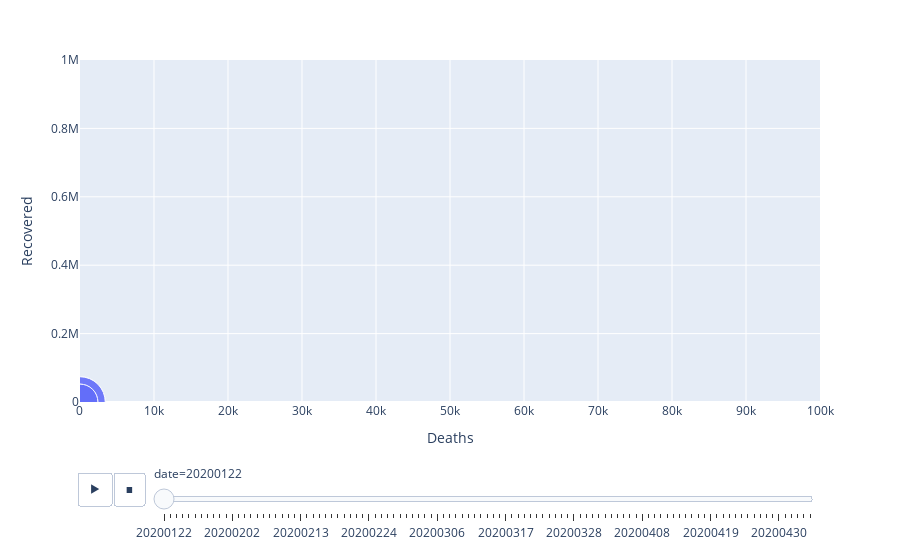

Notebook source saved alongside this figure:
### Code cell
import plotly.express as px
#gapminder = px.data.gapminder()
px.scatter(df, x="Deaths", y="Recovered", animation_frame="date", animation_group="",
           size="Confirmed" , 
           log_x=False, size_max=len(df['Confirmed']), range_x=[1,100000], range_y=[0,1000000])

### Figure 1 — Plotly figure (JSON) as saved in the notebook; plotly's stock layout.template omitted (floating-point values rounded to 4 significant figures; data arrays with more than 128 entries replaced by an {"elided": "..."} marker saying what was removed)
{"data": [{"hovertemplate": "date=20200122<br>Deaths=%{x}<br>Recovered=%{y}<br>Confirmed=%{marker.size}<extra></extra>", "ids": {"elided": "264 str values"}, "legendgroup": "", "marker": {"color": "#636efa", "size": {"elided": "264 int values"}, "sizemode": "area", "sizeref": 0.001567, "symbol": "circle"}, "mode": "markers", "name": "", "showlegend": false, "type": "scatter", "x": {"elided": "264 int values"}, "xaxis": "x", "y": {"elided": "264 int values"}, "yaxis": "y"}], "layout": {"legend": {"itemsizing": "constant", "tracegroupgap": 0}, "margin": {"t": 60}, "sliders": [{"active": 0, "currentvalue": {"prefix": "date="}, "len": 0.9, "pad": {"b": 10, "t": 60}, "steps": [{"args": [["20200122"], {"frame": {"duration": 0, "redraw": false}, "fromcurrent": true, "mode": "immediate", "transition": {"duration": 0, "easing": "linear"}}], "label": "20200122", "method": "animate"}, {"args": [["20200123"], {"frame": {"duration": 0, "redraw": false}, "fromcurrent": true, "mode": "immediate", "transition": {"duration": 0, "easing": "linear"}}], "label": "20200123", "method": "animate"}, {"args": [["20200124"], {"frame": {"duration": 0, "redraw": false}, "fromcurrent": true, "mode": "immediate", "transition": {"duration": 0, "easing": "linear"}}], "label": "20200124", "method": "animate"}, {"args": [["20200125"], {"frame": {"duration": 0, "redraw": false}, "fromcurrent": true, "mode": "immediate", "transition": {"duration": 0, "easing": "linear"}}], "label": "20200125", "method": "animate"}, {"args": [["20200126"], {"frame": {"duration": 0, "redraw": false}, "fromcurrent": true, "mode": "immediate", "transition": {"duration": 0, "easing": "linear"}}], "label": "20200126", "method": "animate"}, {"args": [["20200127"], {"frame": {"duration": 0, "redraw": false}, "fromcurrent": true, "mode": "immediate", "transition": {"duration": 0, "easing": "linear"}}], "label": "20200127", "method": "animate"}, {"args": [["20200128"], {"frame": {"duration": 0, "redraw": false}, "fromcurrent": true, "mode": "immediate", "transition": {"duration": 0, "easing": "linear"}}], "label": "20200128", "method": "animate"}, {"args": [["20200129"], {"frame": {"duration": 0, "redraw": false}, "fromcurrent": true, "mode": "immediate", "transition": {"duration": 0, "easing": "linear"}}], "label": "20200129", "method": "animate"}, {"args": [["20200130"], {"frame": {"duration": 0, "redraw": false}, "fromcurrent": true, "mode": "immediate", "transition": {"duration": 0, "easing": "linear"}}], "label": "20200130", "method": "animate"}, {"args": [["20200131"], {"frame": {"duration": 0, "redraw": false}, "fromcurrent": true, "mode": "immediate", "transition": {"duration": 0, "easing": "linear"}}], "label": "20200131", "method": "animate"}, {"args": [["20200201"], {"frame": {"duration": 0, "redraw": false}, "fromcurrent": true, "mode": "immediate", "transition": {"duration": 0, "easing": "linear"}}], "label": "20200201", "method": "animate"}, {"args": [["20200202"], {"frame": {"duration": 0, "redraw": false}, "fromcurrent": true, "mode": "immediate", "transition": {"duration": 0, "easing": "linear"}}], "label": "20200202", "method": "animate"}, {"args": [["20200203"], {"frame": {"duration": 0, "redraw": false}, "fromcurrent": true, "mode": "immediate", "transition": {"duration": 0, "easing": "linear"}}], "label": "20200203", "method": "animate"}, {"args": [["20200204"], {"frame": {"duration": 0, "redraw": false}, "fromcurrent": true, "mode": "immediate", "transition": {"duration": 0, "easing": "linear"}}], "label": "20200204", "method": "animate"}, {"args": [["20200205"], {"frame": {"duration": 0, "redraw": false}, "fromcurrent": true, "mode": "immediate", "transition": {"duration": 0, "easing": "linear"}}], "label": "20200205", "method": "animate"}, {"args": [["20200206"], {"frame": {"duration": 0, "redraw": false}, "fromcurrent": true, "mode": "immediate", "transition": {"duration": 0, "easing": "linear"}}], "label": "20200206", "method": "animate"}, {"args": [["20200207"], {"frame": {"duration": 0, "redraw": false}, "fromcurrent": true, "mode": "immediate", "transition": {"duration": 0, "easing": "linear"}}], "label": "20200207", "method": "animate"}, {"args": [["20200208"], {"frame": {"duration": 0, "redraw": false}, "fromcurrent": true, "mode": "immediate", "transition": {"duration": 0, "easing": "linear"}}], "label": "20200208", "method": "animate"}, {"args": [["20200209"], {"frame": {"duration": 0, "redraw": false}, "fromcurrent": true, "mode": "immediate", "transition": {"duration": 0, "easing": "linear"}}], "label": "20200209", "method": "animate"}, {"args": [["20200210"], {"frame": {"duration": 0, "redraw": false}, "fromcurrent": true, "mode": "immediate", "transition": {"duration": 0, "easing": "linear"}}], "label": "20200210", "method": "animate"}, {"args": [["20200211"], {"frame": {"duration": 0, "redraw": false}, "fromcurrent": true, "mode": "immediate", "transition": {"duration": 0, "easing": "linear"}}], "label": "20200211", "method": "animate"}, {"args": [["20200212"], {"frame": {"duration": 0, "redraw": false}, "fromcurrent": true, "mode": "immediate", "transition": {"duration": 0, "easing": "linear"}}], "label": "20200212", "method": "animate"}, {"args": [["20200213"], {"frame": {"duration": 0, "redraw": false}, "fromcurrent": true, "mode": "immediate", "transition": {"duration": 0, "easing": "linear"}}], "label": "20200213", "method": "animate"}, {"args": [["20200214"], {"frame": {"duration": 0, "redraw": false}, "fromcurrent": true, "mode": "immediate", "transition": {"duration": 0, "easing": "linear"}}], "label": "20200214", "method": "animate"}, {"args": [["20200215"], {"frame": {"duration": 0, "redraw": false}, "fromcurrent": true, "mode": "immediate", "transition": {"duration": 0, "easing": "linear"}}], "label": "20200215", "method": "animate"}, {"args": [["20200216"], {"frame": {"duration": 0, "redraw": false}, "fromcurrent": true, "mode": "immediate", "transition": {"duration": 0, "easing": "linear"}}], "label": "20200216", "method": "animate"}, {"args": [["20200217"], {"frame": {"duration": 0, "redraw": false}, "fromcurrent": true, "mode": "immediate", "transition": {"duration": 0, "easing": "linear"}}], "label": "20200217", "method": "animate"}, {"args": [["20200218"], {"frame": {"duration": 0, "redraw": false}, "fromcurrent": true, "mode": "immediate", "transition": {"duration": 0, "easing": "linear"}}], "label": "20200218", "method": "animate"}, {"args": [["20200219"], {"frame": {"duration": 0, "redraw": false}, "fromcurrent": true, "mode": "immediate", "transition": {"duration": 0, "easing": "linear"}}], "label": "20200219", "method": "animate"}, {"args": [["20200220"], {"frame": {"duration": 0, "redraw": false}, "fromcurrent": true, "mode": "immediate", "transition": {"duration": 0, "easing": "linear"}}], "label": "20200220", "method": "animate"}, {"args": [["20200221"], {"frame": {"duration": 0, "redraw": false}, "fromcurrent": true, "mode": "immediate", "transition": {"duration": 0, "easing": "linear"}}], "label": "20200221", "method": "animate"}, {"args": [["20200222"], {"frame": {"duration": 0, "redraw": false}, "fromcurrent": true, "mode": "immediate", "transition": {"duration": 0, "easing": "linear"}}], "label": "20200222", "method": "animate"}, {"args": [["20200223"], {"frame": {"duration": 0, "redraw": false}, "fromcurrent": true, "mode": "immediate", "transition": {"duration": 0, "easing": "linear"}}], "label": "20200223", "method": "animate"}, {"args": [["20200224"], {"frame": {"duration": 0, "redraw": false}, "fromcurrent": true, "mode": "immediate", "transition": {"duration": 0, "easing": "linear"}}], "label": "20200224", "method": "animate"}, {"args": [["20200225"], {"frame": {"duration": 0, "redraw": false}, "fromcurrent": true, "mode": "immediate", "transition": {"duration": 0, "easing": "linear"}}], "label": "20200225", "method": "animate"}, {"args": [["20200226"], {"frame": {"duration": 0, "redraw": false}, "fromcurrent": true, "mode": "immediate", "transition": {"duration": 0, "easing": "linear"}}], "label": "20200226", "method": "animate"}, {"args": [["20200227"], {"frame": {"duration": 0, "redraw": false}, "fromcurrent": true, "mode": "immediate", "transition": {"duration": 0, "easing": "linear"}}], "label": "20200227", "method": "animate"}, {"args": [["20200228"], {"frame": {"duration": 0, "redraw": false}, "fromcurrent": true, "mode": "immediate", "transition": {"duration": 0, "easing": "linear"}}], "label": "20200228", "method": "animate"}, {"args": [["20200229"], {"frame": {"duration": 0, "redraw": false}, "fromcurrent": true, "mode": "immediate", "transition": {"duration": 0, "easing": "linear"}}], "label": "20200229", "method": "animate"}, {"args": [["20200301"], {"frame": {"duration": 0, "redraw": false}, "fromcurrent": true, "mode": "immediate", "transition": {"duration": 0, "easing": "linear"}}], "label": "20200301", "method": "animate"}, {"args": [["20200302"], {"frame": {"duration": 0, "redraw": false}, "fromcurrent": true, "mode": "immediate", "transition": {"duration": 0, "easing": "linear"}}], "label": "20200302", "method": "animate"}, {"args": [["20200303"], {"frame": {"duration": 0, "redraw": false}, "fromcurrent": true, "mode": "immediate", "transition": {"duration": 0, "easing": "linear"}}], "label": "20200303", "method": "animate"}, {"args": [["20200304"], {"frame": {"duration": 0, "redraw": false}, "fromcurrent": true, "mode": "immediate", "transition": {"duration": 0, "easing": "linear"}}], "label": "20200304", "method": "animate"}, {"args": [["20200305"], {"frame": {"duration": 0, "redraw": false}, "fromcurrent": true, "mode": "immediate", "transition": {"duration": 0, "easing": "linear"}}], "label": "20200305", "method": "animate"}, {"args": [["20200306"], {"frame": {"duration": 0, "redraw": false}, "fromcurrent": true, "mode": "immediate", "transition": {"duration": 0, "easing": "linear"}}], "label": "20200306", "method": "animate"}, {"args": [["20200307"], {"frame": {"duration": 0, "redraw": false}, "fromcurrent": true, "mode": "immediate", "transition": {"duration": 0, "easing": "linear"}}], "label": "20200307", "method": "animate"}, {"args": [["20200308"], {"frame": {"duration": 0, "redraw": false}, "fromcurrent": true, "mode": "immediate", "transition": {"duration": 0, "easing": "linear"}}], "label": "20200308", "method": "animate"}, {"args": [["20200309"], {"frame": {"duration": 0, "redraw": false}, "fromcurrent": true, "mode": "immediate", "transition": {"duration": 0, "easing": "linear"}}], "label": "20200309", "method": "animate"}, {"args": [["20200310"], {"frame": {"duration": 0, "redraw": false}, "fromcurrent": true, "mode": "immediate", "transition": {"duration": 0, "easing": "linear"}}], "label": "20200310", "method": "animate"}, {"args": [["20200311"], {"frame": {"duration": 0, "redraw": false}, "fromcurrent": true, "mode": "immediate", "transition": {"duration": 0, "easing": "linear"}}], "label": "20200311", "method": "animate"}, {"args": [["20200312"], {"frame": {"duration": 0, "redraw": false}, "fromcurrent": true, "mode": "immediate", "transition": {"duration": 0, "easing": "linear"}}], "label": "20200312", "method": "animate"}, {"args": [["20200313"], {"frame": {"duration": 0, "redraw": false}, "fromcurrent": true, "mode": "immediate", "transition": {"duration": 0, "easing": "linear"}}], "label": "20200313", "method": "animate"}, {"args": [["20200314"], {"frame": {"duration": 0, "redraw": false}, "fromcurrent": true, "mode": "immediate", "transition": {"duration": 0, "easing": "linear"}}], "label": "20200314", "method": "animate"}, {"args": [["20200315"], {"frame": {"duration": 0, "redraw": false}, "fromcurrent": true, "mode": "immediate", "transition": {"duration": 0, "easing": "linear"}}], "label": "20200315", "method": "animate"}, {"args": [["20200316"], {"frame": {"duration": 0, "redraw": false}, "fromcurrent": true, "mode": "immediate", "transition": {"duration": 0, "easing": "linear"}}], "label": "20200316", "method": "animate"}, {"args": [["20200317"], {"frame": {"duration": 0, "redraw": false}, "fromcurrent": true, "mode": "immediate", "transition": {"duration": 0, "easing": "linear"}}], "label": "20200317", "method": "animate"}, {"args": [["20200318"], {"frame": {"duration": 0, "redraw": false}, "fromcurrent": true, "mode": "immediate", "transition": {"duration": 0, "easing": "linear"}}], "label": "20200318", "method": "animate"}, {"args": [["20200319"], {"frame": {"duration": 0, "redraw": false}, "fromcurrent": true, "mode": "immediate", "transition": {"duration": 0, "easing": "linear"}}], "label": "20200319", "method": "animate"}, {"args": [["20200320"], {"frame": {"duration": 0, "redraw": false}, "fromcurrent": true, "mode": "immediate", "transition": {"duration": 0, "easing": "linear"}}], "label": "20200320", "method": "animate"}, {"args": [["20200321"], {"frame": {"duration": 0, "redraw": false}, "fromcurrent": true, "mode": "immediate", "transition": {"duration": 0, "easing": "linear"}}], "label": "20200321", "method": "animate"}, {"args": [["20200322"], {"frame": {"duration": 0, "redraw": false}, "fromcurrent": true, "mode": "immediate", "transition": {"duration": 0, "easing": "linear"}}], "label": "20200322", "method": "animate"}, {"args": [["20200323"], {"frame": {"duration": 0, "redraw": false}, "fromcurrent": true, "mode": "immediate", "transition": {"duration": 0, "easing": "linear"}}], "label": "20200323", "method": "animate"}, {"args": [["20200324"], {"frame": {"duration": 0, "redraw": false}, "fromcurrent": true, "mode": "immediate", "transition": {"duration": 0, "easing": "linear"}}], "label": "20200324", "method": "animate"}, {"args": [["20200325"], {"frame": {"duration": 0, "redraw": false}, "fromcurrent": true, "mode": "immediate", "transition": {"duration": 0, "easing": "linear"}}], "label": "20200325", "method": "animate"}, {"args": [["20200326"], {"frame": {"duration": 0, "redraw": false}, "fromcurrent": true, "mode": "immediate", "transition": {"duration": 0, "easing": "linear"}}], "label": "20200326", "method": "animate"}, {"args": [["20200327"], {"frame": {"duration": 0, "redraw": false}, "fromcurrent": true, "mode": "immediate", "transition": {"duration": 0, "easing": "linear"}}], "label": "20200327", "method": "animate"}, {"args": [["20200328"], {"frame": {"duration": 0, "redraw": false}, "fromcurrent": true, "mode": "immediate", "transition": {"duration": 0, "easing": "linear"}}], "label": "20200328", "method": "animate"}, {"args": [["20200329"], {"frame": {"duration": 0, "redraw": false}, "fromcurrent": true, "mode": "immediate", "transition": {"duration": 0, "easing": "linear"}}], "label": "20200329", "method": "animate"}, {"args": [["20200330"], {"frame": {"duration": 0, "redraw": false}, "fromcurrent": true, "mode": "immediate", "transition": {"duration": 0, "easing": "linear"}}], "label": "20200330", "method": "animate"}, {"args": [["20200331"], {"frame": {"duration": 0, "redraw": false}, "fromcurrent": true, "mode": "immediate", "transition": {"duration": 0, "easing": "linear"}}], "label": "20200331", "method": "animate"}, {"args": [["20200401"], {"frame": {"duration": 0, "redraw": false}, "fromcurrent": true, "mode": "immediate", "transition": {"duration": 0, "easing": "linear"}}], "label": "20200401", "method": "animate"}, {"args": [["20200402"], {"frame": {"duration": 0, "redraw": false}, "fromcurrent": true, "mode": "immediate", "transition": {"duration": 0, "easing": "linear"}}], "label": "20200402", "method": "animate"}, {"args": [["20200403"], {"frame": {"duration": 0, "redraw": false}, "fromcurrent": true, "mode": "immediate", "transition": {"duration": 0, "easing": "linear"}}], "label": "20200403", "method": "animate"}, {"args": [["20200404"], {"frame": {"duration": 0, "redraw": false}, "fromcurrent": true, "mode": "immediate", "transition": {"duration": 0, "easing": "linear"}}], "label": "20200404", "method": "animate"}, {"args": [["20200405"], {"frame": {"duration": 0, "redraw": false}, "fromcurrent": true, "mode": "immediate", "transition": {"duration": 0, "easing": "linear"}}], "label": "20200405", "method": "animate"}, {"args": [["20200406"], {"frame": {"duration": 0, "redraw": false}, "fromcurrent": true, "mode": "immediate", "transition": {"duration": 0, "easing": "linear"}}], "label": "20200406", "method": "animate"}, {"args": [["20200407"], {"frame": {"duration": 0, "redraw": false}, "fromcurrent": true, "mode": "immediate", "transition": {"duration": 0, "easing": "linear"}}], "label": "20200407", "method": "animate"}, {"args": [["20200408"], {"frame": {"duration": 0, "redraw": false}, "fromcurrent": true, "mode": "immediate", "transition": {"duration": 0, "easing": "linear"}}], "label": "20200408", "method": "animate"}, {"args": [["20200409"], {"frame": {"duration": 0, "redraw": false}, "fromcurrent": true, "mode": "immediate", "transition": {"duration": 0, "easing": "linear"}}], "label": "20200409", "method": "animate"}, {"args": [["20200410"], {"frame": {"duration": 0, "redraw": false}, "fromcurrent": true, "mode": "immediate", "transition": {"duration": 0, "easing": "linear"}}], "label": "20200410", "method": "animate"}, {"args": [["20200411"], {"frame": {"duration": 0, "redraw": false}, "fromcurrent": true, "mode": "immediate", "transition": {"duration": 0, "easing": "linear"}}], "label": "20200411", "method": "animate"}, {"args": [["20200412"], {"frame": {"duration": 0, "redraw": false}, "fromcurrent": true, "mode": "immediate", "transition": {"duration": 0, "easing": "linear"}}], "label": "20200412", "method": "animate"}, {"args": [["20200413"], {"frame": {"duration": 0, "redraw": false}, "fromcurrent": true, "mode": "immediate", "transition": {"duration": 0, "easing": "linear"}}], "label": "20200413", "method": "animate"}, {"args": [["20200414"], {"frame": {"duration": 0, "redraw": false}, "fromcurrent": true, "mode": "immediate", "transition": {"duration": 0, "easing": "linear"}}], "label": "20200414", "method": "animate"}, {"args": [["20200415"], {"frame": {"duration": 0, "redraw": false}, "fromcurrent": true, "mode": "immediate", "transition": {"duration": 0, "easing": "linear"}}], "label": "20200415", "method": "animate"}, {"args": [["20200416"], {"frame": {"duration": 0, "redraw": false}, "fromcurrent": true, "mode": "immediate", "transition": {"duration": 0, "easing": "linear"}}], "label": "20200416", "method": "animate"}, {"args": [["20200417"], {"frame": {"duration": 0, "redraw": false}, "fromcurrent": true, "mode": "immediate", "transition": {"duration": 0, "easing": "linear"}}], "label": "20200417", "method": "animate"}, {"args": [["20200418"], {"frame": {"duration": 0, "redraw": false}, "fromcurrent": true, "mode": "immediate", "transition": {"duration": 0, "easing": "linear"}}], "label": "20200418", "method": "animate"}, {"args": [["20200419"], {"frame": {"duration": 0, "redraw": false}, "fromcurrent": true, "mode": "immediate", "transition": {"duration": 0, "easing": "linear"}}], "label": "20200419", "method": "animate"}, {"args": [["20200420"], {"frame": {"duration": 0, "redraw": false}, "fromcurrent": true, "mode": "immediate", "transition": {"duration": 0, "easing": "linear"}}], "label": "20200420", "method": "animate"}, {"args": [["20200421"], {"frame": {"duration": 0, "redraw": false}, "fromcurrent": true, "mode": "immediate", "transition": {"duration": 0, "easing": "linear"}}], "label": "20200421", "method": "animate"}, {"args": [["20200422"], {"frame": {"duration": 0, "redraw": false}, "fromcurrent": true, "mode": "immediate", "transition": {"duration": 0, "easing": "linear"}}], "label": "20200422", "method": "animate"}, {"args": [["20200423"], {"frame": {"duration": 0, "redraw": false}, "fromcurrent": true, "mode": "immediate", "transition": {"duration": 0, "easing": "linear"}}], "label": "20200423", "method": "animate"}, {"args": [["20200424"], {"frame": {"duration": 0, "redraw": false}, "fromcurrent": true, "mode": "immediate", "transition": {"duration": 0, "easing": "linear"}}], "label": "20200424", "method": "animate"}, {"args": [["20200425"], {"frame": {"duration": 0, "redraw": false}, "fromcurrent": true, "mode": "immediate", "transition": {"duration": 0, "easing": "linear"}}], "label": "20200425", "method": "animate"}, {"args": [["20200426"], {"frame": {"duration": 0, "redraw": false}, "fromcurrent": true, "mode": "immediate", "transition": {"duration": 0, "easing": "linear"}}], "label": "20200426", "method": "animate"}, {"args": [["20200427"], {"frame": {"duration": 0, "redraw": false}, "fromcurrent": true, "mode": "immediate", "transition": {"duration": 0, "easing": "linear"}}], "label": "20200427", "method": "animate"}, {"args": [["20200428"], {"frame": {"duration": 0, "redraw": false}, "fromcurrent": true, "mode": "immediate", "transition": {"duration": 0, "easing": "linear"}}], "label": "20200428", "method": "animate"}, {"args": [["20200429"], {"frame": {"duration": 0, "redraw": false}, "fromcurrent": true, "mode": "immediate", "transition": {"duration": 0, "easing": "linear"}}], "label": "20200429", "method": "animate"}, {"args": [["20200430"], {"frame": {"duration": 0, "redraw": false}, "fromcurrent": true, "mode": "immediate", "transition": {"duration": 0, "easing": "linear"}}], "label": "20200430", "method": "animate"}, {"args": [["20200501"], {"frame": {"duration": 0, "redraw": false}, "fromcurrent": true, "mode": "immediate", "transition": {"duration": 0, "easing": "linear"}}], "label": "20200501", "method": "animate"}, {"args": [["20200502"], {"frame": {"duration": 0, "redraw": false}, "fromcurrent": true, "mode": "immediate", "transition": {"duration": 0, "easing": "linear"}}], "label": "20200502", "method": "animate"}, {"args": [["20200503"], {"frame": {"duration": 0, "redraw": false}, "fromcurrent": true, "mode": "immediate", "transition": {"duration": 0, "easing": "linear"}}], "label": "20200503", "method": "animate"}, {"args": [["20200504"], {"frame": {"duration": 0, "redraw": false}, "fromcurrent": true, "mode": "immediate", "transition": {"duration": 0, "easing": "linear"}}], "label": "20200504", "method": "animate"}, {"args": [["20200505"], {"frame": {"duration": 0, "redraw": false}, "fromcurrent": true, "mode": "immediate", "transition": {"duration": 0, "easing": "linear"}}], "label": "20200505", "method": "animate"}], "x": 0.1, "xanchor": "left", "y": 0, "yanchor": "top"}], "updatemenus": [{"buttons": [{"args": [null, {"frame": {"duration": 500, "redraw": false}, "fromcurrent": true, "mode": "immediate", "transition": {"duration": 500, "easing": "linear"}}], "label": "&#9654;", "method": "animate"}, {"args": [[null], {"frame": {"duration": 0, "redraw": false}, "fromcurrent": true, "mode": "immediate", "transition": {"duration": 0, "easing": "linear"}}], "label": "&#9724;", "method": "animate"}], "direction": "left", "pad": {"r": 10, "t": 70}, "showactive": false, "type": "buttons", "x": 0.1, "xanchor": "right", "y": 0, "yanchor": "top"}], "xaxis": {"anchor": "y", "domain": [0, 1], "range": [1, 100000], "title": {"text": "Deaths"}}, "yaxis": {"anchor": "x", "domain": [0, 1], "range": [0, 1000000], "title": {"text": "Recovered"}}}}
